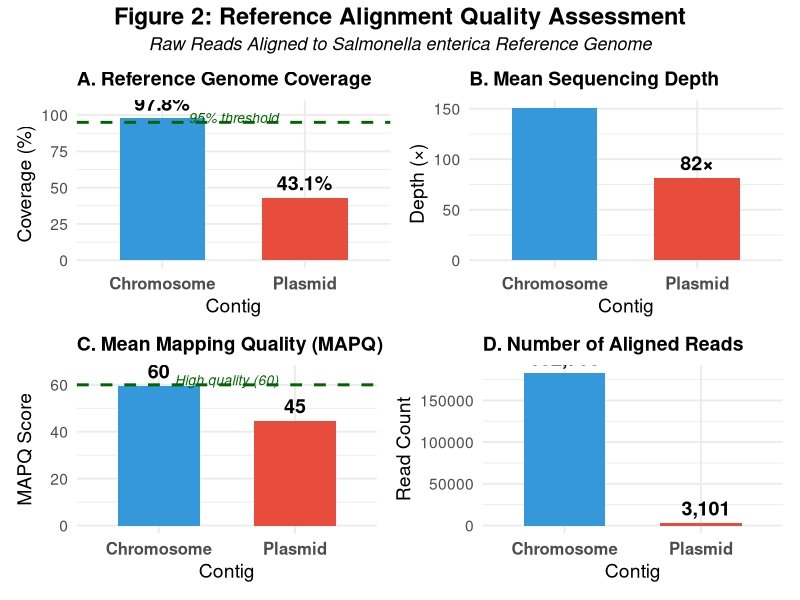

Reproduce this figure in R.
library(tidyverse)
library(ggplot2)
library(patchwork)

# Read coverage data
coverage <- read.table("detailed_coverage.txt", header=TRUE, comment.char="")
colnames(coverage)[1] <- "contig"

# Create cleaner labels
coverage <- coverage %>%
  mutate(label = ifelse(grepl("003197", contig), "Chromosome", "Plasmid"))

# Plot 1: Reference Coverage %
p1 <- ggplot(coverage, aes(x=label, y=coverage)) +
  geom_col(aes(fill=label), width=0.6, show.legend=FALSE) +
  scale_fill_manual(values=c("Chromosome"="#3498DB", "Plasmid"="#E74C3C")) +
  geom_hline(yintercept=95, linetype="dashed", color="darkgreen", size=1) +
  geom_text(aes(label=paste0(round(coverage, 1), "%")), 
            vjust=-0.5, size=5, fontface="bold") +
  theme_minimal(base_size=14) +
  labs(title="A. Reference Genome Coverage",
       x="Contig",
       y="Coverage (%)") +
  ylim(0, 105) +
  theme(plot.title=element_text(face="bold", size=14),
        axis.text.x=element_text(size=12, face="bold")) +
  annotate("text", x=1.5, y=98, label="95% threshold", 
           color="darkgreen", size=3.5, fontface="italic")

# Plot 2: Sequencing Depth
p2 <- ggplot(coverage, aes(x=label, y=meandepth)) +
  geom_col(aes(fill=label), width=0.6, show.legend=FALSE) +
  scale_fill_manual(values=c("Chromosome"="#3498DB", "Plasmid"="#E74C3C")) +
  geom_text(aes(label=paste0(round(meandepth), "×")), 
            vjust=-0.5, size=5, fontface="bold") +
  theme_minimal(base_size=14) +
  labs(title="B. Mean Sequencing Depth",
       x="Contig",
       y="Depth (×)") +
  theme(plot.title=element_text(face="bold", size=14),
        axis.text.x=element_text(size=12, face="bold"))

# Plot 3: Mapping Quality
p3 <- ggplot(coverage, aes(x=label, y=meanmapq)) +
  geom_col(aes(fill=label), width=0.6, show.legend=FALSE) +
  scale_fill_manual(values=c("Chromosome"="#3498DB", "Plasmid"="#E74C3C")) +
  geom_hline(yintercept=60, linetype="dashed", color="darkgreen", size=1) +
  geom_text(aes(label=round(meanmapq)), 
            vjust=-0.5, size=5, fontface="bold") +
  theme_minimal(base_size=14) +
  labs(title="C. Mean Mapping Quality (MAPQ)",
       x="Contig",
       y="MAPQ Score") +
  ylim(0, 65) +
  theme(plot.title=element_text(face="bold", size=14),
        axis.text.x=element_text(size=12, face="bold")) +
  annotate("text", x=1.5, y=62, label="High quality (60)", 
           color="darkgreen", size=3.5, fontface="italic")

# Plot 4: Number of aligned reads
p4 <- ggplot(coverage, aes(x=label, y=numreads)) +
  geom_col(aes(fill=label), width=0.6, show.legend=FALSE) +
  scale_fill_manual(values=c("Chromosome"="#3498DB", "Plasmid"="#E74C3C")) +
  geom_text(aes(label=format(numreads, big.mark=",")), 
            vjust=-0.5, size=5, fontface="bold") +
  theme_minimal(base_size=14) +
  labs(title="D. Number of Aligned Reads",
       x="Contig",
       y="Read Count") +
  theme(plot.title=element_text(face="bold", size=14),
        axis.text.x=element_text(size=12, face="bold"))

# Combine
final <- (p1 + p2) / (p3 + p4) +
  plot_annotation(
    title="Figure 2: Reference Alignment Quality Assessment",
    subtitle="Raw Reads Aligned to Salmonella enterica Reference Genome",
    theme=theme(plot.title=element_text(size=17, face="bold", hjust=0.5),
                plot.subtitle=element_text(size=13, hjust=0.5, face="italic"))
  )

ggsave("figure2_alignment_final.png", final, width=14, height=11, dpi=300)

cat("\n✅ SUCCESS!\n")
cat("Saved: figure2_alignment_final.png\n")
cat("\nShows:\n")
cat("- 97.8% chromosome coverage vs 45.7% plasmid\n")
cat("- 151× chromosome depth vs 98× plasmid\n")
cat("- High mapping quality (MAPQ 60 and 52)\n")
cat("- 183,082 reads aligned to chromosome\n")
